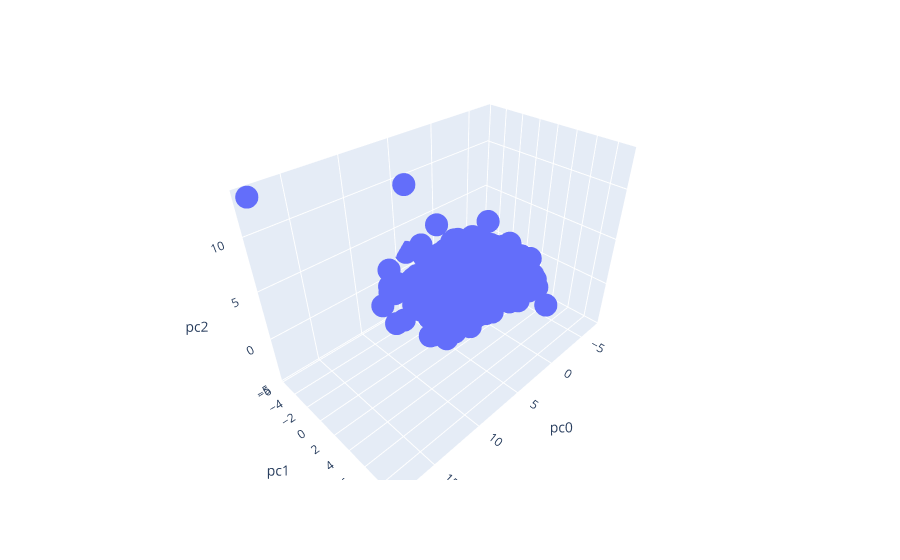

The notebook cell this image was saved under:
### Code cell
import plotly.express as px 
fig = px.scatter_3d(pca_df, x='pc0', y='pc1', z='pc2')
fig

### Figure 1 — Plotly figure (JSON) as saved in the notebook; plotly's stock layout.template omitted (floating-point values rounded to 4 significant figures; data arrays with more than 128 entries replaced by an {"elided": "..."} marker saying what was removed)
{"data": [{"hovertemplate": "pc0=%{x}<br>pc1=%{y}<br>pc2=%{z}<extra></extra>", "legendgroup": "", "marker": {"color": "#636efa", "symbol": "circle"}, "mode": "markers", "name": "", "scene": "scene", "showlegend": false, "type": "scatter3d", "x": {"elided": "1460 float values"}, "y": {"elided": "1460 float values"}, "z": {"elided": "1460 float values"}}], "layout": {"legend": {"tracegroupgap": 0}, "margin": {"t": 60}, "scene": {"domain": {"x": [0, 1], "y": [0, 1]}, "xaxis": {"title": {"text": "pc0"}}, "yaxis": {"title": {"text": "pc1"}}, "zaxis": {"title": {"text": "pc2"}}}}}
